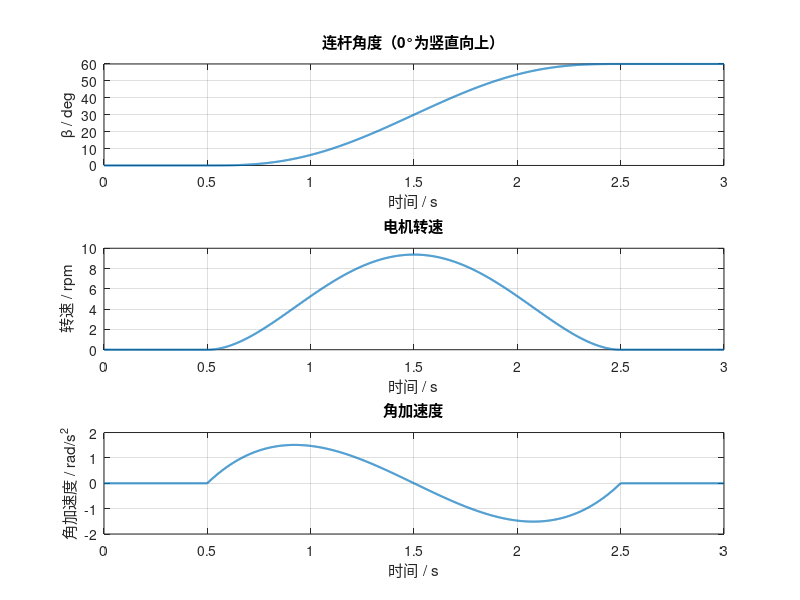

This chart was generated by the following MATLAB code: (Note: this script raises an error after producing the figure.)
%% stepper_vertical_rod_ring_torque.m
% 水平轴步进电机 + 轴承支撑 + 竖直连杆 + 顶部铁丝圆环
% 刚体动力学扭矩仿真
%
% 角度定义：
%   beta = 0 deg   ：连杆竖直向上（照片中的位置）
%   beta > 0 deg   ：连杆向一个方向偏转
%   beta = 90 deg  ：连杆水平
%
% 重要说明：
% 1. 本模型计算重力、转动惯量、轴承摩擦引起的电机轴扭矩。
% 2. 铁丝圆环按"刚性均匀细圆环"处理，不包含柔性振动和共振。
% 3. 照片中的轴承只承担径向载荷/弯矩，不会消除绕水平轴的重力扭矩。
% 4. 请把下面"用户参数"改成实测值，尤其是顶部夹具质量。
%
% MATLAB R2016b及以上可直接运行。

clear;
clc;
close all;

%% ===================== 1. 用户参数 =====================

% ---------- 几何参数 ----------
Lrod = 0.150;              % 电机轴中心到铁丝圆环连接点的杆长，m
Dring = 0.250;             % 铁丝圆环直径，m

% true：铁丝圆环在圆周最低点与连杆连接
% 此时圆环中心距离电机轴 = Lrod + Dring/2
% false：直接在下面的 dRingCenter 中填写圆环中心到电机轴的距离
ringAttachedAtBottom = true;
dRingCenter = 0.350;       % 仅在 ringAttachedAtBottom=false 时使用，m

% 圆环平面姿态：
% 0 deg  = 电机轴垂直于圆环平面（照片中通常接近这种情况），I_center=mR^2
% 90 deg = 电机轴位于圆环平面内，I_center=0.5*mR^2
ringNormalAngleDeg = 0;

% ---------- 质量参数 ----------
mRod = 0.200;              % 连杆质量，kg
mRing = 0.080;             % 铁丝圆环质量，kg

% 顶部圆柱夹具/连接件质量（照片中连杆顶部的金属圆柱）
% 请称重后填写；若它已包含在 mRod 或 mRing 中，则保持为0
mTopClamp = 0.000;         % kg
dTopClamp = Lrod;          % 夹具质心到电机轴距离，m
JTopClampLocal = 0;        % 夹具绕自身质心且平行电机轴的惯量，kg*m^2
                            % 不知道时可先设0，点质量项 m*d^2 通常占主要部分

% ---------- 电机/连接件惯量 ----------
% 17HM5417转子惯量：68 g*cm^2 = 6.8e-6 kg*m^2
JmotorRotor = 68e-7;       % kg*m^2
JshaftCoupling = 0;        % 联轴器、短轴等绕电机轴的附加惯量，kg*m^2

% ---------- 摩擦参数 ----------
% 不知道时先设为0；可通过实验逐步识别
bViscous = 0.000;          % 黏性摩擦系数，N*m*s/rad
Tcoulomb = 0.000;          % 库仑摩擦扭矩，N*m
omegaSmooth = 1e-3;        % 平滑sign函数的速度尺度，rad/s

% ---------- 运动轨迹 ----------
% beta=0表示竖直向上
betaStartDeg = 0;          % 起始角度，deg
betaEndDeg = 60;           % 终止角度，deg

holdBefore = 0.50;         % 运动前保持时间，s
moveTime = 2.00;           % 运动时间，s
holdAfter = 0.50;          % 运动后保持时间，s
sampleTime = 0.001;        % 仿真采样时间，s

% ---------- 设计安全系数 ----------
safetyFactor = 1.8;

% ---------- 电机数据 ----------
motorHoldingTorque = 0.40; % 17HM5417保持扭矩，N*m

% 下面是依据数据表曲线读取的近似动态扭矩点。
% 测试条件约为：DM420、24V、1.51A/相、3200 pulse/rev。
% 实际驱动电压、电流和加速度不同，曲线会变化。
motorCurveRPM = [0,   100, 200, 300, 400, 500, 600, 700, 800, 900, 1000];
motorCurveNm  = [0.40,0.23,0.225,0.215,0.175,0.130,0.095,0.072,0.062,0.063,0.068];

% 是否播放简化动画
enableAnimation = false;
animationStep = 30;


%% ===================== 2. 几何与惯量 =====================

g = 9.81;
Rring = Dring/2;

if ringAttachedAtBottom
    dRingCenter = Lrod + Rring;
end

% 连杆质心距离
dRodCOM = Lrod/2;

% 铁丝圆环绕自身中心、沿电机轴方向的惯量
% gamma为电机轴与圆环法线之间夹角
gamma = ringNormalAngleDeg*pi/180;
JringCenter = mRing*Rring^2*cos(gamma)^2 ...
            + 0.5*mRing*Rring^2*sin(gamma)^2;

% 各部件绕电机轴的惯量
Jrod = (1/3)*mRod*Lrod^2;
Jring = JringCenter + mRing*dRingCenter^2;
JtopClamp = JTopClampLocal + mTopClamp*dTopClamp^2;

Jload = Jrod + Jring + JtopClamp + JshaftCoupling;
Jtotal = Jload + JmotorRotor;

% 重力矩系数 Kgrav，使得重力广义力矩为 Kgrav*sin(beta)
% beta=0为竖直向上，因此重力会使系统偏离竖直向上。
Kgrav = g*(mRod*dRodCOM + mRing*dRingCenter + mTopClamp*dTopClamp);

totalMass = mRod + mRing + mTopClamp;
if totalMass > 0
    centerOfMassDistance = ...
        (mRod*dRodCOM + mRing*dRingCenter + mTopClamp*dTopClamp)/totalMass;
else
    centerOfMassDistance = 0;
end


%% ===================== 3. 五次多项式轨迹 =====================

totalTime = holdBefore + moveTime + holdAfter;
t = (0:sampleTime:totalTime).';
N = numel(t);

beta0 = betaStartDeg*pi/180;
beta1 = betaEndDeg*pi/180;
deltaBeta = beta1 - beta0;

beta = beta0*ones(N,1);
omega = zeros(N,1);
alpha = zeros(N,1);

moveMask = (t >= holdBefore) & (t <= holdBefore + moveTime);
u = (t(moveMask)-holdBefore)/moveTime;

% 五次多项式：位置、速度、加速度在两端均平滑
s = 10*u.^3 - 15*u.^4 + 6*u.^5;
dsdu = 30*u.^2 - 60*u.^3 + 30*u.^4;
d2sdu2 = 60*u - 180*u.^2 + 120*u.^3;

beta(moveMask) = beta0 + deltaBeta*s;
omega(moveMask) = deltaBeta/moveTime*dsdu;
alpha(moveMask) = deltaBeta/moveTime^2*d2sdu2;

afterMask = t > holdBefore + moveTime;
beta(afterMask) = beta1;


%% ===================== 4. 扭矩计算 =====================

% 正方向约定：
% beta正方向为电机正转方向。
% 对竖直向上的倒立摆，重力力矩会使beta继续增大：
torqueGravityOnLoad = Kgrav*sin(beta);

% 电机克服惯性所需力矩
torqueInertia = Jtotal*alpha;

% 轴承/机构摩擦所需力矩
torqueFriction = bViscous*omega ...
               + Tcoulomb*tanh(omega/omegaSmooth);

% 动力学方程：
% J*alpha = Tmotor + Tgravity - Tfriction
% 所以：
torqueMotorRequired = torqueInertia ...
                    - torqueGravityOnLoad ...
                    + torqueFriction;

% 仅看大小时，负号表示电机需要反向输出/制动
torqueRequiredAbs = abs(torqueMotorRequired);

% 转速
speedRPM = abs(omega)*60/(2*pi);

% 依据数据表近似曲线插值可用扭矩
torqueMotorAvailable = interp1( ...
    motorCurveRPM, motorCurveNm, ...
    min(speedRPM, max(motorCurveRPM)), 'linear');

% 超出数据表曲线范围时，不认为有可靠可用扭矩
outsideCurve = speedRPM > max(motorCurveRPM);
torqueMotorAvailable(outsideCurve) = 0;

% 安全系数后的需求
torqueDesignDemand = safetyFactor*torqueRequiredAbs;

% 安全系数利用率：<=1为满足
utilization = torqueDesignDemand ./ max(torqueMotorAvailable, eps);

% 实际运动路径上的最大重力扭矩
maxGravityTorqueOnPath = max(abs(torqueGravityOnLoad));

% 纯静态、任意角度下的理论最大重力扭矩（杆水平时）
maxGravityTorqueAnyAngle = Kgrav;

% 动态峰值
[peakRequiredTorque, idxPeak] = max(torqueRequiredAbs);
peakDesignTorque = safetyFactor*peakRequiredTorque;

% RMS扭矩
rmsRequiredTorque = sqrt(mean(torqueMotorRequired.^2));

% 最大速度、加速度
[maxSpeedRPM, idxMaxSpeed] = max(speedRPM);
maxAcceleration = max(abs(alpha));

% 最危险工作点
[maxUtilization, idxWorst] = max(utilization);
minimumTorqueMargin = min(torqueMotorAvailable - torqueDesignDemand);

% 保持扭矩允许的最大静态偏角
ratioNoSF = motorHoldingTorque/max(Kgrav, eps);
ratioWithSF = motorHoldingTorque/max(safetyFactor*Kgrav, eps);

betaStaticLimitNoSF = asin(min(1,ratioNoSF))*180/pi;
betaStaticLimitWithSF = asin(min(1,ratioWithSF))*180/pi;

% 最终判定
passMotorCurve = all(torqueDesignDemand <= torqueMotorAvailable + 1e-12);


%% ===================== 5. 输出结果 =====================

fprintf('\n');
fprintf('================ 水平轴-竖直杆-圆环扭矩仿真 ================\n');
fprintf('角度定义：0 deg = 连杆竖直向上；90 deg = 连杆水平\n\n');

fprintf('---------------- 几何和质量 ----------------\n');
fprintf('连杆长度：                         %.4f m\n', Lrod);
fprintf('圆环直径：                         %.4f m\n', Dring);
fprintf('圆环中心到电机轴距离：             %.4f m\n', dRingCenter);
fprintf('连杆质量：                         %.4f kg\n', mRod);
fprintf('圆环质量：                         %.4f kg\n', mRing);
fprintf('顶部夹具质量：                     %.4f kg\n', mTopClamp);
fprintf('系统总质量：                       %.4f kg\n', totalMass);
fprintf('系统质心到电机轴距离：             %.4f m\n\n', centerOfMassDistance);

fprintf('---------------- 转动惯量 ----------------\n');
fprintf('连杆转动惯量：                     %.8f kg*m^2\n', Jrod);
fprintf('圆环中心转动惯量：                 %.8f kg*m^2\n', JringCenter);
fprintf('圆环绕电机轴转动惯量：             %.8f kg*m^2\n', Jring);
fprintf('顶部夹具转动惯量：                 %.8f kg*m^2\n', JtopClamp);
fprintf('负载总转动惯量：                   %.8f kg*m^2\n', Jload);
fprintf('含电机转子的总转动惯量：           %.8f kg*m^2\n\n', Jtotal);

fprintf('---------------- 扭矩和速度 ----------------\n');
fprintf('杆水平时理论最大重力扭矩：         %.4f N*m\n', maxGravityTorqueAnyAngle);
fprintf('本次运动路径最大重力扭矩：         %.4f N*m\n', maxGravityTorqueOnPath);
fprintf('运动过程峰值电机扭矩：             %.4f N*m\n', peakRequiredTorque);
fprintf('峰值发生时间：                     %.4f s\n', t(idxPeak));
fprintf('峰值发生角度：                     %.2f deg\n', beta(idxPeak)*180/pi);
fprintf('运动过程RMS电机扭矩：              %.4f N*m\n', rmsRequiredTorque);
fprintf('运动过程最高转速：                 %.2f rpm\n', maxSpeedRPM);
fprintf('最高转速发生时间：                 %.4f s\n', t(idxMaxSpeed));
fprintf('运动过程最大角加速度：             %.4f rad/s^2\n', maxAcceleration);
fprintf('考虑%.2f倍安全系数后的峰值需求：    %.4f N*m\n\n', ...
        safetyFactor, peakDesignTorque);

fprintf('---------------- 电机校核 ----------------\n');
fprintf('电机保持扭矩：                     %.4f N*m\n', motorHoldingTorque);
fprintf('最危险点转速：                     %.2f rpm\n', speedRPM(idxWorst));
fprintf('最危险点角度：                     %.2f deg\n', beta(idxWorst)*180/pi);
fprintf('最危险点原始需求扭矩：             %.4f N*m\n', torqueRequiredAbs(idxWorst));
fprintf('最危险点安全系数后需求：           %.4f N*m\n', torqueDesignDemand(idxWorst));
fprintf('最危险点电机曲线可用扭矩：         %.4f N*m\n', torqueMotorAvailable(idxWorst));
fprintf('最大扭矩利用率：                   %.1f %%\n', 100*maxUtilization);
fprintf('最小扭矩余量：                     %.4f N*m\n', minimumTorqueMargin);
fprintf('无安全系数静态最大偏角：           %.2f deg\n', betaStaticLimitNoSF);
fprintf('按%.2f倍安全系数静态建议最大偏角：  %.2f deg\n', ...
        safetyFactor, betaStaticLimitWithSF);

if passMotorCurve
    fprintf('\n结论：按当前输入参数和近似扭矩-转速曲线，电机校核【通过】。\n');
else
    fprintf('\n结论：按当前输入参数和近似扭矩-转速曲线，电机校核【不通过】。\n');
end

if mTopClamp == 0
    fprintf(['提醒：mTopClamp当前为0。照片中的顶部金属夹具若未包含在其他质量中，' ...
             '请称重后填写，否则会低估扭矩。\n']);
end

if ringNormalAngleDeg ~= 0
    fprintf('提醒：已按圆环法线与电机轴夹角 %.2f deg 修正圆环自身惯量。\n', ...
            ringNormalAngleDeg);
end

if any(outsideCurve)
    fprintf('警告：部分转速超过数据表曲线最大转速，相关位置已判为无可靠扭矩数据。\n');
end


%% ===================== 6. 绘图 =====================

figure('Name','角度、速度和加速度','Color','w');

subplot(3,1,1);
plot(t,beta*180/pi,'LineWidth',1.5);
grid on;
xlabel('时间 / s');
ylabel('\beta / deg');
title('连杆角度（0°为竖直向上）');

subplot(3,1,2);
plot(t,omega*60/(2*pi),'LineWidth',1.5);
grid on;
xlabel('时间 / s');
ylabel('转速 / rpm');
title('电机转速');

subplot(3,1,3);
plot(t,alpha,'LineWidth',1.5);
grid on;
xlabel('时间 / s');
ylabel('角加速度 / rad/s^2');
title('角加速度');


figure('Name','扭矩随时间变化','Color','w');

plot(t,torqueInertia,'LineWidth',1.2);
hold on;
plot(t,-torqueGravityOnLoad,'LineWidth',1.2);
plot(t,torqueFriction,'LineWidth',1.2);
plot(t,torqueMotorRequired,'LineWidth',1.8);
plot(t, torqueMotorAvailable/safetyFactor, '--','LineWidth',1.5);
plot(t,-torqueMotorAvailable/safetyFactor, '--','LineWidth',1.5);
grid on;
xlabel('时间 / s');
ylabel('扭矩 / N*m');
title(sprintf('电机需求扭矩与允许范围（安全系数 %.2f）',safetyFactor));
legend('惯性项 J\alpha', ...
       '抗重力项 -T_g', ...
       '摩擦项', ...
       '电机总需求扭矩', ...
       '允许正扭矩', ...
       '允许负扭矩', ...
       'Location','best');


figure('Name','电机扭矩-转速校核','Color','w');

plot(motorCurveRPM,motorCurveNm,'o-','LineWidth',1.5);
hold on;
scatter(speedRPM,torqueDesignDemand,10,'filled');
grid on;
xlabel('电机转速 / rpm');
ylabel('扭矩 / N*m');
title('安全系数后需求工作点与电机扭矩-转速曲线');
legend('电机可用扭矩近似曲线', ...
       '安全系数后需求工作点', ...
       'Location','best');
xlim([0, max([max(motorCurveRPM), maxSpeedRPM])*1.05]);
ylim([0, max([max(motorCurveNm), max(torqueDesignDemand)])*1.15]);


figure('Name','扭矩利用率','Color','w');

plot(t,100*utilization,'LineWidth',1.5);
hold on;
yline(100,'--','100%极限','LineWidth',1.2);
grid on;
xlabel('时间 / s');
ylabel('扭矩利用率 / %');
title('安全系数后的电机扭矩利用率');


%% ===================== 7. 可选简化动画 =====================

if enableAnimation
    figure('Name','机构简化动画','Color','w');

    totalReach = max([Lrod, dRingCenter + Rring])*1.2;

    for k = 1:animationStep:N
        clf;

        b = beta(k);

        % 连杆方向：beta=0时竖直向上
        rodEndX = Lrod*sin(b);
        rodEndY = Lrod*cos(b);

        ringCenterX = dRingCenter*sin(b);
        ringCenterY = dRingCenter*cos(b);

        % 在机构转动平面内画圆环
        phi = linspace(0,2*pi,200);
        ringXlocal = Rring*cos(phi);
        ringYlocal = Rring*sin(phi);

        % 圆环随连杆整体转动
        ringX = ringCenterX + ringXlocal*cos(b) + ringYlocal*sin(b);
        ringY = ringCenterY - ringXlocal*sin(b) + ringYlocal*cos(b);

        plot([0,rodEndX],[0,rodEndY],'-','LineWidth',3);
        hold on;
        plot(ringX,ringY,'-','LineWidth',1.5);
        plot(0,0,'ko','MarkerFaceColor','k');

        axis equal;
        axis(totalReach*[-1 1 -1 1]);
        grid on;
        xlabel('水平位置 / m');
        ylabel('竖直位置 / m');
        title(sprintf('t = %.3f s,  \\beta = %.2f deg', ...
              t(k), beta(k)*180/pi));
        drawnow;
    end
end
